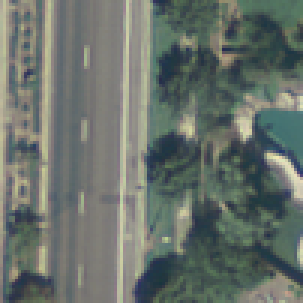
%> input picture test/image201.tif, 101 x 101 px (shown 3 times larger)
$ octave --eval "result = houghLines(imread('test/image201.tif'));"   (GNU Octave 9; MATLAB toolbox functions it lacks are replaced by stand-ins)
%> lines starting %> are read from the running program, lines starting %| are printed output that depends on the picture
% This code was written by Arjun Devarajan

function numLines = houghLines(image)
    % Create a grayscaled version of the image
    grayscaleImage = rgb2gray(image);
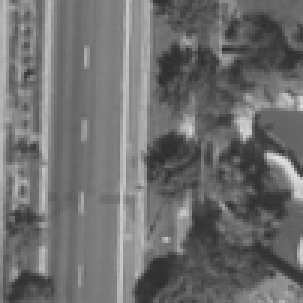
%> grayscaleImage: size 101x101 uint8 (shown 3 times larger); min 46, max 226, mean 110.2

    % Run the canny edge detection method on the grayscaled image
    cannyEdge = edge(grayscaleImage,'canny');
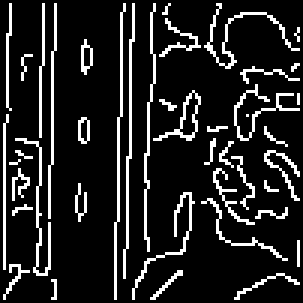
%> cannyEdge: size 101x101 logical (shown 3 times larger); 13.5% white in thin lines or dots

    % Run the Hough transform on the canny edge detection results
    [houghResults,theta,rho] = hough(cannyEdge);
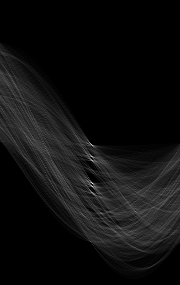
%> houghResults: size 285x180 double; min 0, max 81, mean 4.8; drawn with min black and max white
%> theta = 180 values from -90 to 89; rho = 285 values from -142 to 142

    % Find the peaks of the Hough transform
    houghPeakResults = houghpeaks(houghResults,5,'threshold',ceil(0.3*max(houghResults(:))));
%> houghPeakResults = [184 93; 146 93; 157 92; 161 93; 143 90]

    % Find the lines using the peaks of the Hough transform
    lines = houghlines(cannyEdge,theta,rho,houghPeakResults,'FillGap',5,'MinLength',7);
%> lines = 13 lines; longest, point1 to point2 (x, y): (2, 42) to (2, 86), (14, 30) to (14, 62), (40, 45) to (40, 73), (2, 44) to (2, 72), (18, 18) to (18, 44), (39, 75) to (39, 100)

    % Find the total number of lines in the image and return this
    numLines = length(lines);
%> numLines = 13
end

$ run again, on test/image203.tif
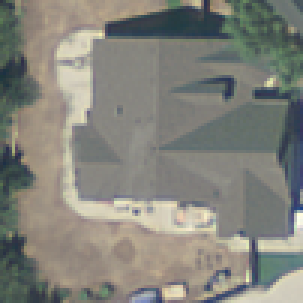
%> input picture test/image203.tif, 101 x 101 px (shown 3 times larger)
%> in houghLines, `cannyEdge = edge(grayscaleImage,'canny');`:
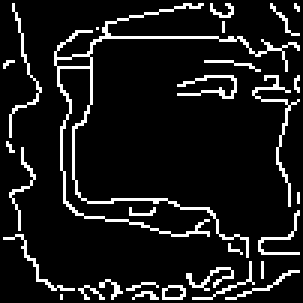
%> cannyEdge: size 101x101 logical (shown 3 times larger); 10% white in thin lines or dots
%> in houghLines, `[houghResults,theta,rho] = hough(cannyEdge);`:
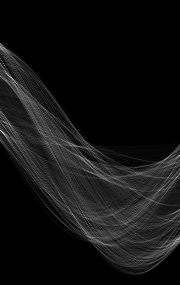
%> houghResults: size 285x180 double; min 0, max 50, mean 3.6; drawn with min black and max white
%> theta = 180 values from -90 to 89; rho = 285 values from -142 to 142
%> houghPeakResults = [156 180; 133 3; 76 9; 178 177; 78 12]
%> lines = 10 lines; longest, point1 to point2 (x, y): (34, 13) to (81, 13), (44, 13) to (82, 14), (26, 72) to (50, 76), (48, 76) to (63, 79), (26, 72) to (38, 74), (83, 83) to (95, 85)
%> numLines = 10

$ run again, on test/image205.tif
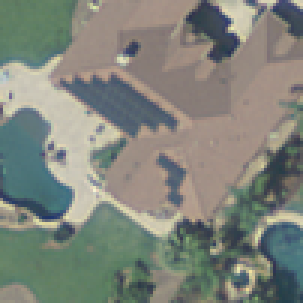
%> input picture test/image205.tif, 101 x 101 px (shown 3 times larger)
%> in houghLines, `cannyEdge = edge(grayscaleImage,'canny');`:
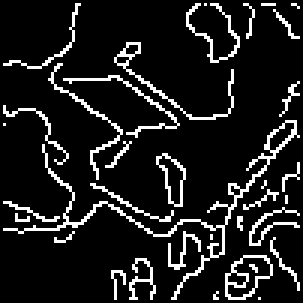
%> cannyEdge: size 101x101 logical (shown 3 times larger); 11.5% white in thin lines or dots
%> in houghLines, `[houghResults,theta,rho] = hough(cannyEdge);`:
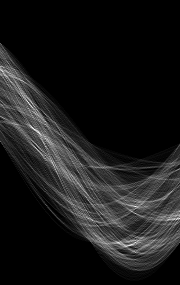
%> houghResults: size 285x180 double; min 0, max 41, mean 4.1; drawn with min black and max white
%> theta = 180 values from -90 to 89; rho = 285 values from -142 to 142
%> houghPeakResults = [130 35; 207 136; 134 40; 243 136; 103 29]
%> lines = 9 lines; longest, point1 to point2 (x, y): (31, 62) to (74, 85), (17, 27) to (43, 45), (23, 31) to (44, 48), (49, 43) to (31, 62), (72, 70) to (87, 82), (25, 67) to (16, 77)
%> numLines = 9

$ run again, on test/image207.tif
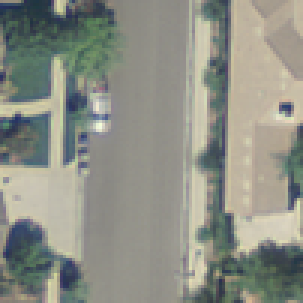
%> input picture test/image207.tif, 101 x 101 px (shown 3 times larger)
%> in houghLines, `cannyEdge = edge(grayscaleImage,'canny');`:
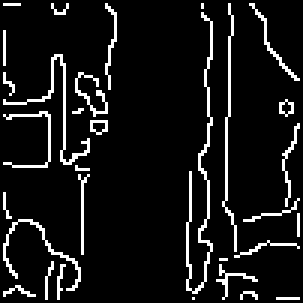
%> cannyEdge: size 101x101 logical (shown 3 times larger); 8.6% white in thin lines or dots
%> in houghLines, `[houghResults,theta,rho] = hough(cannyEdge);`:
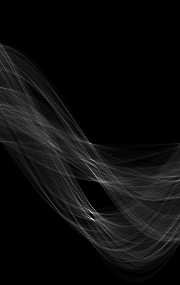
%> houghResults: size 285x180 double; min 0, max 59, mean 3.1; drawn with min black and max white
%> theta = 180 values from -90 to 89; rho = 285 values from -142 to 142
%> houghPeakResults = [220 93; 213 92; 160 92; 165 93; 218 89]
%> lines = 13 lines; longest, point1 to point2 (x, y): (76, 46) to (76, 71), (77, 15) to (77, 39), (77, 17) to (77, 39), (22, 22) to (22, 44), (70, 31) to (70, 49), (17, 39) to (17, 54)
%> numLines = 13
